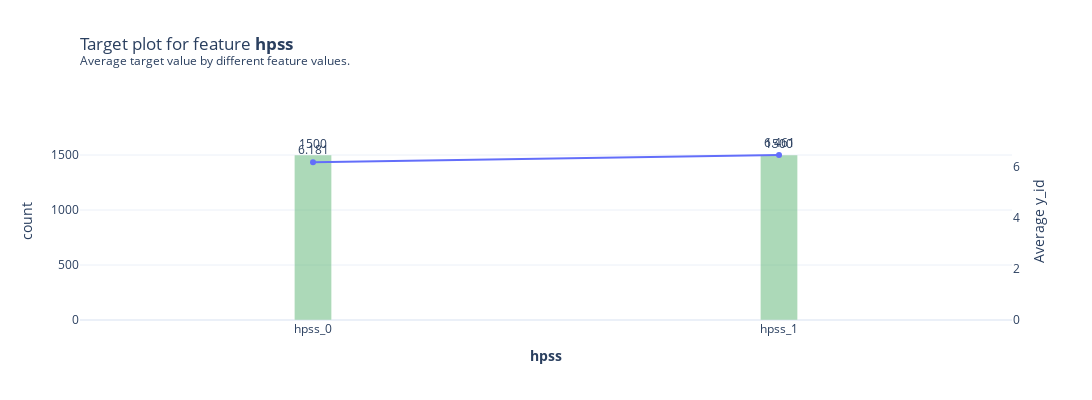

The notebook cell this image was saved under:
### Code cell
fig, axes, summary_df = target_hpss.plot(
    which_classes=[1, 2],
    show_percentile=True,
    figsize=(1200, 400),
    ncols=2,
    plot_params={"gaps": {"outer_y": 0.05, "top": 0.1}},
    engine='plotly',
    template='plotly_white',
)
fig

### Figure 1 — Plotly figure (JSON) as saved in the notebook; plotly's stock layout.template omitted (floating-point values rounded to 4 significant figures)
{"data": [{"hovertemplate": "%{text}", "marker": {"color": "#5BB573", "opacity": 0.5}, "name": "count", "text": [1500, 1500], "textposition": "outside", "type": "bar", "width": 0.08, "x": [0, 1], "xaxis": "x", "y": [1500, 1500], "yaxis": "y"}, {"hovertemplate": "%{text}", "line": {"color": "#636EFA"}, "marker": {"color": "#636EFA"}, "mode": "lines+markers+text", "name": "Average y_id", "text": ["6.181", "6.461"], "textposition": "top center", "type": "scatter", "x": [0, 1], "xaxis": "x", "y": [6.181, 6.461], "yaxis": "y2"}], "layout": {"height": 400, "showlegend": false, "title": {"text": "Target plot for feature <b>hpss</b> <br><sup>Average target value by different feature values.</sup>", "x": 0, "xref": "paper"}, "width": 1200, "xaxis": {"anchor": "y", "domain": [0, 1], "ticktext": ["hpss_0", "hpss_1"], "tickvals": [0, 1], "title": {"text": "<b>hpss</b>"}}, "yaxis": {"anchor": "x", "domain": [0, 0.9], "range": [0, 1800], "title": {"text": "count"}}, "yaxis2": {"anchor": "x", "domain": [0, 0.9], "overlaying": "y", "range": [0, 7.754], "showgrid": false, "side": "right", "title": {"text": "Average y_id"}}}}
